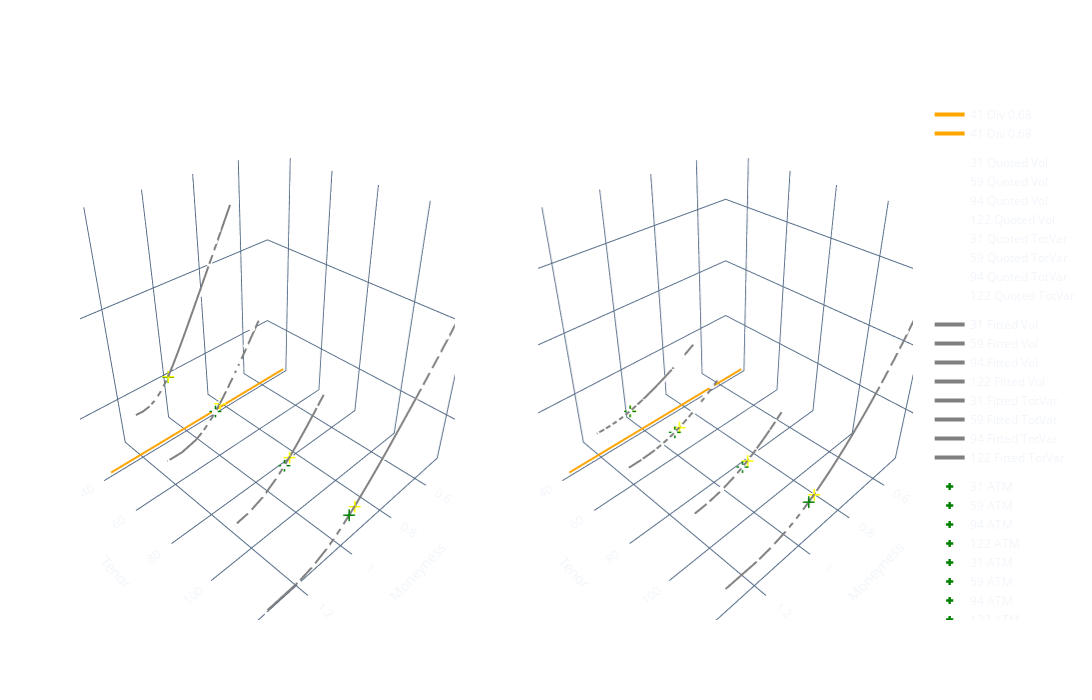

Source (notebook cell):
### Code cell
grapher.plot3d_quotes(df,"MidSpot","Moneyness","Vol",atm_plots=True,div_plot=True,payoff_plot=False,params_plot=True,z_col2="TotVar")

### Figure 1 — Plotly figure (JSON) as saved in the notebook; plotly's stock layout.template omitted (floating-point values rounded to 4 significant figures)
{"data": [{"legendgroup": "Divs", "line": {"color": "orange", "width": 4}, "marker": {"color": "orange", "size": 0, "symbol": "circle"}, "mode": "lines", "name": "41 Div 0.68", "scene": "scene", "type": "scatter3d", "x": [0.4859, 1.336], "y": [41, 41], "z": [0.3037, 0.3037]}, {"legendgroup": "z_col", "line": {"color": "white", "width": 4}, "marker": {"color": "white", "size": 2, "symbol": "circle"}, "mode": "markers", "name": "31 Quoted Vol", "scene": "scene", "type": "scatter3d", "x": [0.6681, 0.7288, 0.744, 0.7592, 0.7744, 0.7896, 0.8047, 0.8199, 0.8351, 0.8503, 0.8655, 0.8807, 0.8958, 0.911, 0.9414, 0.9718, 1.002, 1.032, 1.063, 1.093, 1.124, 1.154], "y": [31, 31, 31, 31, 31, 31, 31, 31, 31, 31, 31, 31, 31, 31, 31, 31, 31, 31, 31, 31, 31, 31], "z": [0.7713, 0.672, 0.6518, 0.6321, 0.6106, 0.5912, 0.5732, 0.5543, 0.5373, 0.5236, 0.5086, 0.4952, 0.4816, 0.4681, 0.4433, 0.4207, 0.4019, 0.384, 0.3687, 0.3568, 0.3455, 0.3444]}, {"legendgroup": "Fitted", "line": {"color": "gray", "width": 4}, "marker": {"color": "gray", "size": 0, "symbol": "circle"}, "mode": "lines", "name": "31 Fitted Vol", "scene": "scene", "type": "scatter3d", "x": [0.6681, 0.7288, 0.744, 0.7592, 0.7744, 0.7896, 0.8047, 0.8199, 0.8351, 0.8503, 0.8655, 0.8807, 0.8958, 0.911, 0.9414, 0.9718, 1.002, 1.032, 1.063, 1.093, 1.124, 1.154], "y": [31, 31, 31, 31, 31, 31, 31, 31, 31, 31, 31, 31, 31, 31, 31, 31, 31, 31, 31, 31, 31, 31], "z": [0.7127, 0.6542, 0.6397, 0.6251, 0.6106, 0.5961, 0.5815, 0.567, 0.5525, 0.538, 0.5235, 0.5091, 0.4947, 0.4804, 0.4524, 0.4257, 0.4013, 0.3808, 0.3658, 0.3568, 0.3534, 0.3543]}, {"legendgroup": "ATM", "line": {"color": "green", "width": 4}, "marker": {"color": "green", "size": 6, "symbol": "cross"}, "mode": "markers", "name": "31 ATM", "scene": "scene", "type": "scatter3d", "x": [1], "y": [31], "z": [0.4031]}, {"legendgroup": "ATMF", "line": {"color": "yellow", "width": 4}, "marker": {"color": "yellow", "size": 6, "symbol": "cross"}, "mode": "markers", "name": "31 ATMF", "scene": "scene", "type": "scatter3d", "x": [0.9986], "y": [31], "z": [0.404]}, {"legendgroup": "z_col", "line": {"color": "white", "width": 4}, "marker": {"color": "white", "size": 2, "symbol": "circle"}, "mode": "markers", "name": "59 Quoted Vol", "scene": "scene", "type": "scatter3d", "x": [0.7896, 0.8199, 0.8503, 0.8807, 0.8958, 0.911, 0.9414, 0.9718, 1.002, 1.032, 1.063, 1.093, 1.154, 1.215], "y": [59, 59, 59, 59, 59, 59, 59, 59, 59, 59, 59, 59, 59, 59], "z": [0.5632, 0.538, 0.5083, 0.4815, 0.4703, 0.4575, 0.4348, 0.4139, 0.3978, 0.3814, 0.3683, 0.3567, 0.346, 0.3502]}, {"legendgroup": "Fitted", "line": {"color": "gray", "width": 4}, "marker": {"color": "gray", "size": 0, "symbol": "circle"}, "mode": "lines", "name": "59 Fitted Vol", "scene": "scene", "type": "scatter3d", "x": [0.7896, 0.8199, 0.8503, 0.8807, 0.8958, 0.911, 0.9414, 0.9718, 1.002, 1.032, 1.063, 1.093, 1.154, 1.215], "y": [59, 59, 59, 59, 59, 59, 59, 59, 59, 59, 59, 59, 59, 59], "z": [0.5481, 0.5244, 0.5011, 0.4781, 0.4669, 0.4558, 0.4343, 0.4142, 0.396, 0.3803, 0.3678, 0.3588, 0.3504, 0.3512]}, {"legendgroup": "ATM", "line": {"color": "green", "width": 4}, "marker": {"color": "green", "size": 6, "symbol": "cross"}, "mode": "markers", "name": "59 ATM", "scene": "scene", "type": "scatter3d", "x": [1], "y": [59], "z": [0.399]}, {"legendgroup": "ATMF", "line": {"color": "yellow", "width": 4}, "marker": {"color": "yellow", "size": 6, "symbol": "cross"}, "mode": "markers", "name": "59 ATMF", "scene": "scene", "type": "scatter3d", "x": [0.9775], "y": [59], "z": [0.4106]}, {"legendgroup": "z_col", "line": {"color": "white", "width": 4}, "marker": {"color": "white", "size": 2, "symbol": "circle"}, "mode": "markers", "name": "94 Quoted Vol", "scene": "scene", "type": "scatter3d", "x": [0.8199, 0.8503, 0.8807, 0.911, 0.9414, 0.9718, 1.002, 1.032, 1.093, 1.154, 1.215], "y": [94, 94, 94, 94, 94, 94, 94, 94, 94, 94, 94], "z": [0.4894, 0.4696, 0.4495, 0.4301, 0.4131, 0.3968, 0.3827, 0.3706, 0.3511, 0.3357, 0.328]}, {"legendgroup": "Fitted", "line": {"color": "gray", "width": 4}, "marker": {"color": "gray", "size": 0, "symbol": "circle"}, "mode": "lines", "name": "94 Fitted Vol", "scene": "scene", "type": "scatter3d", "x": [0.8199, 0.8503, 0.8807, 0.911, 0.9414, 0.9718, 1.002, 1.032, 1.093, 1.154, 1.215], "y": [94, 94, 94, 94, 94, 94, 94, 94, 94, 94, 94], "z": [0.4892, 0.4696, 0.4505, 0.4319, 0.414, 0.397, 0.3814, 0.3673, 0.3454, 0.3327, 0.328]}, {"legendgroup": "ATM", "line": {"color": "green", "width": 4}, "marker": {"color": "green", "size": 6, "symbol": "cross"}, "mode": "markers", "name": "94 ATM", "scene": "scene", "type": "scatter3d", "x": [1], "y": [94], "z": [0.3837]}, {"legendgroup": "ATMF", "line": {"color": "yellow", "width": 4}, "marker": {"color": "yellow", "size": 6, "symbol": "cross"}, "mode": "markers", "name": "94 ATMF", "scene": "scene", "type": "scatter3d", "x": [0.977], "y": [94], "z": [0.3942]}, {"legendgroup": "z_col", "line": {"color": "white", "width": 4}, "marker": {"color": "white", "size": 2, "symbol": "circle"}, "mode": "markers", "name": "122 Quoted Vol", "scene": "scene", "type": "scatter3d", "x": [0.4859, 0.5466, 0.6073, 0.6377, 0.6681, 0.6985, 0.7288, 0.7592, 0.7896, 0.8199, 0.8503, 0.8807, 0.911, 0.9718, 1.032, 1.063, 1.093, 1.154, 1.215, 1.336], "y": [122, 122, 122, 122, 122, 122, 122, 122, 122, 122, 122, 122, 122, 122, 122, 122, 122, 122, 122, 122], "z": [0.7337, 0.6733, 0.6163, 0.5917, 0.5677, 0.5443, 0.5239, 0.5042, 0.4848, 0.4648, 0.4461, 0.4292, 0.4136, 0.3859, 0.3626, 0.3531, 0.3435, 0.3276, 0.3167, 0.3037]}, {"legendgroup": "Fitted", "line": {"color": "gray", "width": 4}, "marker": {"color": "gray", "size": 0, "symbol": "circle"}, "mode": "lines", "name": "122 Fitted Vol", "scene": "scene", "type": "scatter3d", "x": [0.4859, 0.5466, 0.6073, 0.6377, 0.6681, 0.6985, 0.7288, 0.7592, 0.7896, 0.8199, 0.8503, 0.8807, 0.911, 0.9718, 1.032, 1.063, 1.093, 1.154, 1.215, 1.336], "y": [122, 122, 122, 122, 122, 122, 122, 122, 122, 122, 122, 122, 122, 122, 122, 122, 122, 122, 122, 122], "z": [0.6878, 0.6443, 0.6029, 0.5829, 0.5633, 0.544, 0.5251, 0.5064, 0.488, 0.4699, 0.4522, 0.4348, 0.418, 0.3862, 0.3586, 0.3469, 0.337, 0.3229, 0.3157, 0.3152]}, {"legendgroup": "ATM", "line": {"color": "green", "width": 4}, "marker": {"color": "green", "size": 6, "symbol": "cross"}, "mode": "markers", "name": "122 ATM", "scene": "scene", "type": "scatter3d", "x": [1], "y": [122], "z": [0.3744]}, {"legendgroup": "ATMF", "line": {"color": "yellow", "width": 4}, "marker": {"color": "yellow", "size": 6, "symbol": "cross"}, "mode": "markers", "name": "122 ATMF", "scene": "scene", "type": "scatter3d", "x": [0.9762], "y": [122], "z": [0.384]}, {"legendgroup": "Divs", "line": {"color": "orange", "width": 4}, "marker": {"color": "orange", "size": 0, "symbol": "circle"}, "mode": "lines", "name": "41 Div 0.68", "scene": "scene2", "type": "scatter3d", "x": [0.4859, 1.336], "y": [41, 41], "z": [0.01008, 0.01008]}, {"legendgroup": "z_col", "line": {"color": "white", "width": 4}, "marker": {"color": "white", "size": 2, "symbol": "circle"}, "mode": "markers", "name": "31 Quoted TotVar", "scene": "scene2", "type": "scatter3d", "x": [0.6681, 0.7288, 0.744, 0.7592, 0.7744, 0.7896, 0.8047, 0.8199, 0.8351, 0.8503, 0.8655, 0.8807, 0.8958, 0.911, 0.9414, 0.9718, 1.002, 1.032, 1.063, 1.093, 1.124, 1.154], "y": [31, 31, 31, 31, 31, 31, 31, 31, 31, 31, 31, 31, 31, 31, 31, 31, 31, 31, 31, 31, 31, 31], "z": [0.05052, 0.03836, 0.03608, 0.03394, 0.03166, 0.02969, 0.02791, 0.0261, 0.02451, 0.02328, 0.02197, 0.02083, 0.0197, 0.01861, 0.01669, 0.01503, 0.01372, 0.01252, 0.01155, 0.01081, 0.01014, 0.01008]}, {"legendgroup": "Fitted", "line": {"color": "gray", "width": 4}, "marker": {"color": "gray", "size": 0, "symbol": "circle"}, "mode": "lines", "name": "31 Fitted TotVar", "scene": "scene2", "type": "scatter3d", "x": [0.6681, 0.7288, 0.744, 0.7592, 0.7744, 0.7896, 0.8047, 0.8199, 0.8351, 0.8503, 0.8655, 0.8807, 0.8958, 0.911, 0.9414, 0.9718, 1.002, 1.032, 1.063, 1.093, 1.124, 1.154], "y": [31, 31, 31, 31, 31, 31, 31, 31, 31, 31, 31, 31, 31, 31, 31, 31, 31, 31, 31, 31, 31, 31], "z": [0.04314, 0.03635, 0.03475, 0.03319, 0.03166, 0.03018, 0.02872, 0.02731, 0.02593, 0.02458, 0.02328, 0.02201, 0.02079, 0.0196, 0.01738, 0.01539, 0.01368, 0.01232, 0.01136, 0.01081, 0.01061, 0.01066]}, {"legendgroup": "ATM", "line": {"color": "green", "width": 4}, "marker": {"color": "green", "size": 6, "symbol": "cross"}, "mode": "markers", "name": "31 ATM", "scene": "scene2", "type": "scatter3d", "x": [1], "y": [31], "z": [0.0138]}, {"legendgroup": "ATMF", "line": {"color": "yellow", "width": 4}, "marker": {"color": "yellow", "size": 6, "symbol": "cross"}, "mode": "markers", "name": "31 ATMF", "scene": "scene2", "type": "scatter3d", "x": [0.9986], "y": [31], "z": [0.01386]}, {"legendgroup": "z_col", "line": {"color": "white", "width": 4}, "marker": {"color": "white", "size": 2, "symbol": "circle"}, "mode": "markers", "name": "59 Quoted TotVar", "scene": "scene2", "type": "scatter3d", "x": [0.7896, 0.8199, 0.8503, 0.8807, 0.8958, 0.911, 0.9414, 0.9718, 1.002, 1.032, 1.063, 1.093, 1.154, 1.215], "y": [59, 59, 59, 59, 59, 59, 59, 59, 59, 59, 59, 59, 59, 59], "z": [0.05128, 0.04679, 0.04177, 0.03748, 0.03575, 0.03383, 0.03056, 0.02769, 0.02558, 0.02352, 0.02193, 0.02056, 0.01935, 0.01983]}, {"legendgroup": "Fitted", "line": {"color": "gray", "width": 4}, "marker": {"color": "gray", "size": 0, "symbol": "circle"}, "mode": "lines", "name": "59 Fitted TotVar", "scene": "scene2", "type": "scatter3d", "x": [0.7896, 0.8199, 0.8503, 0.8807, 0.8958, 0.911, 0.9414, 0.9718, 1.002, 1.032, 1.063, 1.093, 1.154, 1.215], "y": [59, 59, 59, 59, 59, 59, 59, 59, 59, 59, 59, 59, 59, 59], "z": [0.04856, 0.04446, 0.04058, 0.03695, 0.03523, 0.03358, 0.03049, 0.02773, 0.02535, 0.02338, 0.02187, 0.02081, 0.01984, 0.01993]}, {"legendgroup": "ATM", "line": {"color": "green", "width": 4}, "marker": {"color": "green", "size": 6, "symbol": "cross"}, "mode": "markers", "name": "59 ATM", "scene": "scene2", "type": "scatter3d", "x": [1], "y": [59], "z": [0.02573]}, {"legendgroup": "ATMF", "line": {"color": "yellow", "width": 4}, "marker": {"color": "yellow", "size": 6, "symbol": "cross"}, "mode": "markers", "name": "59 ATMF", "scene": "scene2", "type": "scatter3d", "x": [0.9775], "y": [59], "z": [0.02724]}, {"legendgroup": "z_col", "line": {"color": "white", "width": 4}, "marker": {"color": "white", "size": 2, "symbol": "circle"}, "mode": "markers", "name": "94 Quoted TotVar", "scene": "scene2", "type": "scatter3d", "x": [0.8199, 0.8503, 0.8807, 0.911, 0.9414, 0.9718, 1.002, 1.032, 1.093, 1.154, 1.215], "y": [94, 94, 94, 94, 94, 94, 94, 94, 94, 94, 94], "z": [0.06168, 0.0568, 0.05205, 0.04765, 0.04395, 0.04055, 0.03773, 0.03537, 0.03174, 0.02902, 0.02771]}, {"legendgroup": "Fitted", "line": {"color": "gray", "width": 4}, "marker": {"color": "gray", "size": 0, "symbol": "circle"}, "mode": "lines", "name": "94 Fitted TotVar", "scene": "scene2", "type": "scatter3d", "x": [0.8199, 0.8503, 0.8807, 0.911, 0.9414, 0.9718, 1.002, 1.032, 1.093, 1.154, 1.215], "y": [94, 94, 94, 94, 94, 94, 94, 94, 94, 94, 94], "z": [0.06163, 0.0568, 0.05227, 0.04804, 0.04414, 0.0406, 0.03745, 0.03474, 0.03073, 0.02851, 0.02771]}, {"legendgroup": "ATM", "line": {"color": "green", "width": 4}, "marker": {"color": "green", "size": 6, "symbol": "cross"}, "mode": "markers", "name": "94 ATM", "scene": "scene2", "type": "scatter3d", "x": [1], "y": [94], "z": [0.03791]}, {"legendgroup": "ATMF", "line": {"color": "yellow", "width": 4}, "marker": {"color": "yellow", "size": 6, "symbol": "cross"}, "mode": "markers", "name": "94 ATMF", "scene": "scene2", "type": "scatter3d", "x": [0.977], "y": [94], "z": [0.04002]}, {"legendgroup": "z_col", "line": {"color": "white", "width": 4}, "marker": {"color": "white", "size": 2, "symbol": "circle"}, "mode": "markers", "name": "122 Quoted TotVar", "scene": "scene2", "type": "scatter3d", "x": [0.4859, 0.5466, 0.6073, 0.6377, 0.6681, 0.6985, 0.7288, 0.7592, 0.7896, 0.8199, 0.8503, 0.8807, 0.911, 0.9718, 1.032, 1.063, 1.093, 1.154, 1.215, 1.336], "y": [122, 122, 122, 122, 122, 122, 122, 122, 122, 122, 122, 122, 122, 122, 122, 122, 122, 122, 122, 122], "z": [0.1799, 0.1515, 0.1269, 0.117, 0.1077, 0.09903, 0.09174, 0.08498, 0.07857, 0.0722, 0.06653, 0.06156, 0.05719, 0.04978, 0.04394, 0.04168, 0.03943, 0.03587, 0.03352, 0.03083]}, {"legendgroup": "Fitted", "line": {"color": "gray", "width": 4}, "marker": {"color": "gray", "size": 0, "symbol": "circle"}, "mode": "lines", "name": "122 Fitted TotVar", "scene": "scene2", "type": "scatter3d", "x": [0.4859, 0.5466, 0.6073, 0.6377, 0.6681, 0.6985, 0.7288, 0.7592, 0.7896, 0.8199, 0.8503, 0.8807, 0.911, 0.9718, 1.032, 1.063, 1.093, 1.154, 1.215, 1.336], "y": [122, 122, 122, 122, 122, 122, 122, 122, 122, 122, 122, 122, 122, 122, 122, 122, 122, 122, 122, 122], "z": [0.1581, 0.1387, 0.1215, 0.1136, 0.1061, 0.09892, 0.09215, 0.08571, 0.0796, 0.07381, 0.06835, 0.0632, 0.05839, 0.04986, 0.04297, 0.04022, 0.03796, 0.03484, 0.03331, 0.0332]}, {"legendgroup": "ATM", "line": {"color": "green", "width": 4}, "marker": {"color": "green", "size": 6, "symbol": "cross"}, "mode": "markers", "name": "122 ATM", "scene": "scene2", "type": "scatter3d", "x": [1], "y": [122], "z": [0.04684]}, {"legendgroup": "ATMF", "line": {"color": "yellow", "width": 4}, "marker": {"color": "yellow", "size": 6, "symbol": "cross"}, "mode": "markers", "name": "122 ATMF", "scene": "scene2", "type": "scatter3d", "x": [0.9762], "y": [122], "z": [0.04929]}], "layout": {"autosize": false, "height": 700, "paper_bgcolor": "rgba(0,0,0,0)", "plot_bgcolor": "rgba(0,0,0,0)", "scene": {"domain": {"x": [0, 0.45], "y": [0, 1]}, "xaxis": {"backgroundcolor": "rgba(0,0,0,0)", "title": {"text": "Moneyness"}}, "yaxis": {"backgroundcolor": "rgba(0,0,0,0)", "title": {"text": "Tenor"}}, "zaxis": {"backgroundcolor": "rgba(0,0,0,0)", "title": {"text": "Vol"}}}, "scene2": {"domain": {"x": [0.55, 1], "y": [0, 1]}, "xaxis": {"backgroundcolor": "rgba(0,0,0,0)", "title": {"text": "Moneyness"}}, "yaxis": {"backgroundcolor": "rgba(0,0,0,0)", "title": {"text": "Tenor"}}, "zaxis": {"backgroundcolor": "rgba(0,0,0,0)", "title": {"text": "TotVar"}}}, "width": 1500}}
